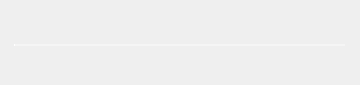
<?xml version="1.0" encoding="UTF-8"?>
<ui version="4.0">
 <class>Dialog</class>
 <widget class="QDialog" name="Dialog">
  <property name="geometry">
   <rect>
    <x>0</x>
    <y>0</y>
    <width>360</width>
    <height>85</height>
   </rect>
  </property>
  <property name="windowTitle">
   <string>我的音乐</string>
  </property>
  <widget class="QFrame" name="frame">
   <property name="geometry">
    <rect>
     <x>5</x>
     <y>5</y>
     <width>350</width>
     <height>75</height>
    </rect>
   </property>
   <property name="styleSheet">
    <string notr="true">QFrame#frame{
border-radius:3px;
	border-image: url(:/MusicPlayer/image/background/bg4.jpg);
}</string>
   </property>
   <property name="frameShape">
    <enum>QFrame::StyledPanel</enum>
   </property>
   <property name="frameShadow">
    <enum>QFrame::Raised</enum>
   </property>
   <widget class="QSlider" name="horizontalSlider">
    <property name="geometry">
     <rect>
      <x>9</x>
      <y>30</y>
      <width>331</width>
      <height>20</height>
     </rect>
    </property>
    <property name="styleSheet">
     <string notr="true">
    QSlider::add-page:Horizontal
     {     
background-color: rgba(255, 255, 255,100);
        height:2px;  
     } 
     QSlider::sub-page:Horizontal   
    {  
background-color: rgb(255, 255, 255);
        height:2px;
     }
    QSlider::groove:Horizontal   
    { 
        background:transparent; 
        height:2px;
    }  
    QSlider::handle:Horizontal  
    { 
        height:2px; 
        width:14px; 
	
	border-image: url(:/MusicPlayer/image/圆形 (9).png);
  margin: -6 0px; 
    }
      
</string>
    </property>
    <property name="orientation">
     <enum>Qt::Horizontal</enum>
    </property>
   </widget>
   <widget class="QLabel" name="label">
    <property name="geometry">
     <rect>
      <x>10</x>
      <y>10</y>
      <width>231</width>
      <height>20</height>
     </rect>
    </property>
    <property name="styleSheet">
     <string notr="true">font: 75 italic 8pt &quot;Comic Sans MS&quot;;
color: rgb(162, 162, 162);</string>
    </property>
    <property name="text">
     <string/>
    </property>
   </widget>
   <widget class="QLabel" name="label_2">
    <property name="geometry">
     <rect>
      <x>259</x>
      <y>20</y>
      <width>91</width>
      <height>16</height>
     </rect>
    </property>
    <property name="styleSheet">
     <string notr="true">font: 8pt &quot;Vladimir Script&quot;;
color: rgb(167, 167, 167);</string>
    </property>
    <property name="text">
     <string/>
    </property>
   </widget>
   <widget class="QPushButton" name="pushButton">
    <property name="geometry">
     <rect>
      <x>124</x>
      <y>50</y>
      <width>20</width>
      <height>20</height>
     </rect>
    </property>
    <property name="styleSheet">
     <string notr="true">QPushButton
{
background-image: url(:/MusicPlayer/image/image/pre.png);
background-repeat:no-repeat;
background-position:center center;
border:none;

}

QPushButton:hover{

	background-image: url(:/MusicPlayer/image/image-hover/pre-hover.png);
background-repeat:no-repeat;
background-position:center center;


}
QPushButton:pressed{
background-image: url(:/MusicPlayer/image/image/pre.png);
background-repeat:no-repeat;
background-position:center center;
background-size:20px 20px;

}
</string>
    </property>
    <property name="text">
     <string/>
    </property>
   </widget>
   <widget class="QPushButton" name="pushButton_2">
    <property name="geometry">
     <rect>
      <x>165</x>
      <y>48</y>
      <width>24</width>
      <height>24</height>
     </rect>
    </property>
    <property name="styleSheet">
     <string notr="true">QPushButton
{
background-repeat:no-repeat;
background-position:center center;
border:none;
background-size:24px 24px;

}

QPushButton:hover{
background-repeat:no-repeat;
background-position:center center;


}
QPushButton:pressed{
background-repeat:no-repeat;
background-position:center center;

}
</string>
    </property>
    <property name="text">
     <string/>
    </property>
   </widget>
   <widget class="QPushButton" name="pushButton_3">
    <property name="geometry">
     <rect>
      <x>210</x>
      <y>50</y>
      <width>20</width>
      <height>20</height>
     </rect>
    </property>
    <property name="styleSheet">
     <string notr="true">QPushButton
{
background-image: url(:/MusicPlayer/image/image/next.png);
background-repeat:no-repeat;
background-position:center center;
border:none;

}

QPushButton:hover{
background-image: url(:/MusicPlayer/image/image-hover/next-hover.png);
background-repeat:no-repeat;
background-position:center center;


}
QPushButton:pressed{
background-image: url(:/MusicPlayer/image/image/next.png);
background-repeat:no-repeat;
background-position:center center;
background-size:20px 20px;

}
</string>
    </property>
    <property name="text">
     <string/>
    </property>
   </widget>
   <widget class="QPushButton" name="pushButton_4">
    <property name="geometry">
     <rect>
      <x>330</x>
      <y>0</y>
      <width>20</width>
      <height>20</height>
     </rect>
    </property>
    <property name="styleSheet">
     <string notr="true">QPushButton
{
background-image: url(:/MusicPlayer/image/quit.png);
background-color: rgba(255, 255, 255,0);
background-repeat:no-repeat;
border:none;
background-position:center center;
background-size:20px 20px;

}
QPushButton:hover{

background-color: rgba(230,0,0,0.5);
}
QPushButton:pressed{
background-color: rgba(95, 95, 95,100);
border-color:rgba(255,255,255,30);
border-style:inset;
color:rgba(0,0,0,100);

}
</string>
    </property>
    <property name="text">
     <string/>
    </property>
   </widget>
   <widget class="QPushButton" name="pushButton_5">
    <property name="geometry">
     <rect>
      <x>310</x>
      <y>0</y>
      <width>20</width>
      <height>20</height>
     </rect>
    </property>
    <property name="styleSheet">
     <string notr="true">QPushButton
{
background-image: url(:/MusicPlayer/image/min.png);
background-color: rgba(255, 255, 255,0);
background-repeat:no-repeat;
border:none;
background-position:center center;
background-size: 20px 20px;

}

QPushButton:hover{



	background-color: rgb(255, 255, 255,100);


}
QPushButton:pressed{
	background-color: rgba(95, 95, 95,100);
border-color:rgba(255,255,255,30);
border-style:inset;
color:rgba(0,0,0,100);

}
</string>
    </property>
    <property name="text">
     <string/>
    </property>
   </widget>
   <widget class="QPushButton" name="pushButton_7">
    <property name="geometry">
     <rect>
      <x>10</x>
      <y>50</y>
      <width>20</width>
      <height>20</height>
     </rect>
    </property>
    <property name="styleSheet">
     <string notr="true">QPushButton
{
background-repeat:no-repeat;
background-position:center center;
border:none;
background-size:20px 20px;

}

QPushButton:hover{
background-repeat:no-repeat;
background-position:center center;


}
QPushButton:pressed{
background-repeat:no-repeat;
background-position:center center;

}
</string>
    </property>
    <property name="text">
     <string/>
    </property>
   </widget>
   <widget class="QPushButton" name="pushButton_8">
    <property name="geometry">
     <rect>
      <x>320</x>
      <y>50</y>
      <width>20</width>
      <height>20</height>
     </rect>
    </property>
    <property name="styleSheet">
     <string notr="true">QPushButton
{
background-repeat:no-repeat;
background-position:center center;
border:none;
background-size:20px 20px;

}

QPushButton:hover{
background-repeat:no-repeat;
background-position:center center;


}
QPushButton:pressed{
background-repeat:no-repeat;
background-position:center center;

}
</string>
    </property>
    <property name="text">
     <string/>
    </property>
   </widget>
  </widget>
 </widget>
 <resources>
  <include location="MusicPlayer.qrc"/>
 </resources>
 <connections/>
</ui>
